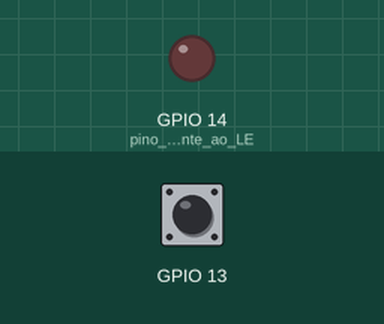
A program run on a simulated ESP32. Shown: output pins drawn as LEDs (lit = HIGH). Inputs (shaded band) come from the test bench; at power-on: GPIO 13 LOW. What the program prints to the serial monitor is not drawn.

Above: at 1.2 s.
1.3 s: GPIO 13 driven HIGH
At 2.5 s:
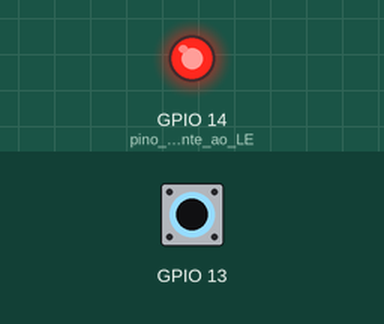
2.8 s: GPIO 13 driven LOW
At 4.0 s:
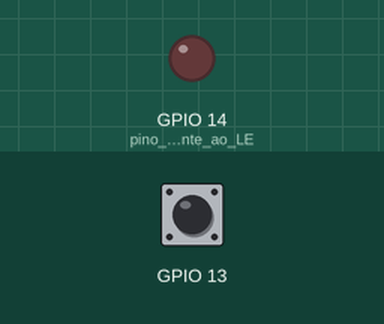
Timing chart, 0 to 5.8 s (numbered marks = the images above; inputs shaded):
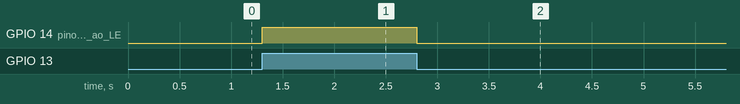

The program:

main.cpp
```cpp
#include <Arduino.h>
#include "freertos/FreeRTOS.h"
#include "freertos/task.h"

int leitura;

void vTask1(void *pvParameters);


void setup()
{
  pinMode(14, OUTPUT); // pino correspondente ao LED onboard como saída
  pinMode(13, INPUT_PULLDOWN);
  Serial.begin(115200); // taxa de transferência serial (baud rate) = 115200 bits por segundo (bps)
  digitalWrite(14, LOW); // inicialmente desligado (LED apagado)
  Serial.println("ESP32 Touch Sensor Test"); // mensagem inicial impressa no monitor serial
  xTaskCreatePinnedToCore(vTask1, "toque", 2048, NULL, 5, NULL, 1);

} //end setup


void loop(){
  vTaskDelay(50);

}

void vTask1(void *pvParameters){

  while(1){
    leitura = digitalRead(13); // armazena o valor lido do touch do pino13
    Serial.print("key:"); // imprimir a msg "key"...
    Serial.println(leitura); // e o valor lido no monitor serial
    if (leitura == HIGH) { // lógica para acender o LED onboard quando o pino13 for tocado
    digitalWrite(14, HIGH); // se sim, acende o LED (pino 2)...
    Serial.println("touched"); // msg p/ sinalizar quando houve toque
    }
    else {
    digitalWrite(14, LOW); // caso contrário, o LED permanece apagado
    }
  }
}
```

Measured:
- after the input at 1.3 s, GPIO 14 (pino_correspondente_ao_LE): LOW → HIGH at once
- after the input at 2.8 s, GPIO 14 (pino_correspondente_ao_LE): HIGH → LOW at once
